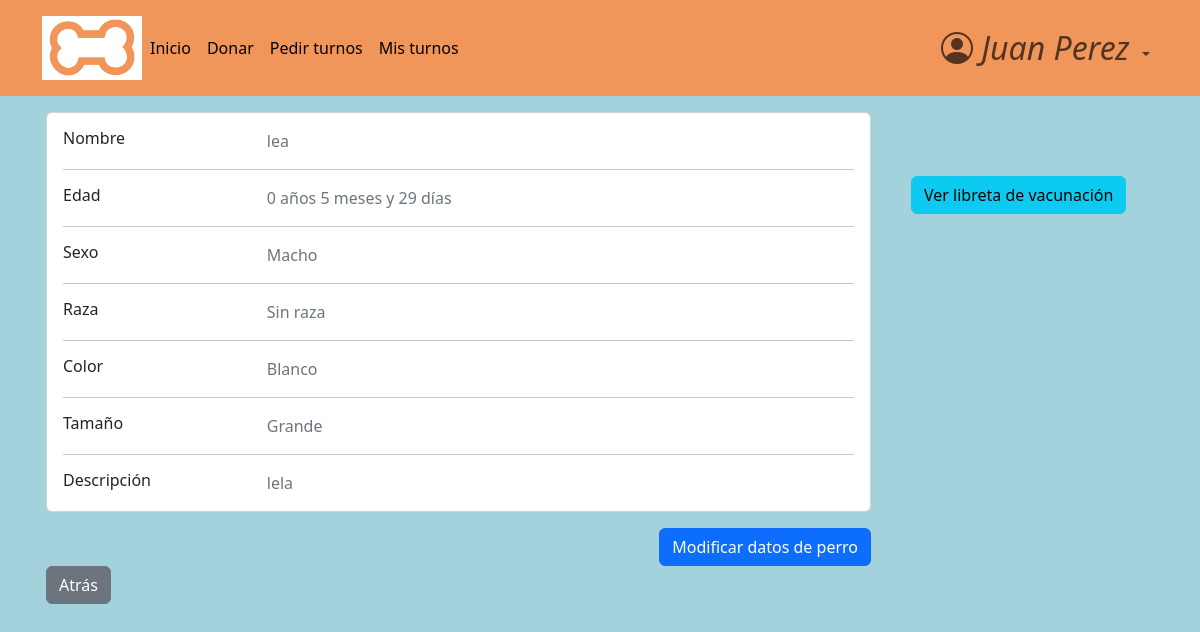
Screenshot of /dogs/dog_profile/2/1 (signed in) with the database file from the repository.
### accounts/models.py (models this page shows, shortened)
class CustomUser(AbstractBaseUser, PermissionsMixin):
    email = models.EmailField(
        verbose_name="email",
        unique=True,
        max_length=40,
        error_messages={"unique":'El mail ya se encuentra registrado. Por favor ingrese otro.'}
    )
    name = models.CharField(
        max_length=30
    )
    surname = models.CharField(
        max_length=30,
        blank=True,
        null=True
    )
    address = models.CharField(
        max_length=30,
        blank=True,
        null=True
    )
    telephone = models.SlugField(
        max_length=15,
        blank=True,
        null=True,
    )
    is_active = models.BooleanField(
        default=True,
    )
    is_staff = models.BooleanField(
        default=False,
    )
    is_admin = models.BooleanField(
        default=False,
    )
    last_login = models.DateTimeField(
        verbose_name="last login",
        default=datetime.datetime.now,
    )
    is_veterinario = models.BooleanField(
        default=False,
    )
    USERNAME_FIELD = "email"    #variable por la cual se ingresa, dice username pero seria como 'campo que representa el inicio de sesion'
    REQUIRED_FIELDS = ['name',]    #no permite registros si no tiene estos campos completos
    objects = CustomUserManager()
    def __str__(self):
        return self.name + ' ' + str(self.surname or '')

### dogs/models.py (models this page shows, shortened)
class Dog(models.Model):
    class Sex(models.TextChoices):
        macho = "Macho"
        hembra = "Hembra"
    class Breed(models.TextChoices):
        sin_raza = "Sin raza"
        coker = "Coker"
        pastor_aleman = "Pastor aleman"
        bulldog = "Bulldog"
        labrador = "Labrador"
        golden = "Golder"
        caniche = "Caniche"
        chihuahua = "Chihuahua"
        bulldog_frances = "Bulldog Frances"
        beagle = "Beagle"
        boxer = "Boxer"
        galgo = "Galgo"
        dalmata = "Dalmata"
        sharpei = "Shar pei"
    class Color(models.TextChoices):
        blanco = "Blanco"
        negro = "Negro"
        marron = "Marrón"
        blanco_y_negro = "Blanco y negro"
        otro = "Otro color"
    class Size(models.TextChoices):
        grande = "Grande"
        mediano = "Mediano"
        pequeño = "pequeño"
    name = models.CharField(
        max_length=30,
    )
    date_of_birth = models.DateField(
        null=True,
        validators=[MaxValueValidator(date.today, "La fecha de nacimiento del perro debe ser anterior a hoy")]
    )
    sex = models.CharField(
        max_length=10,
        choices=Sex.choices
    )
    breed = models.CharField(
        max_length=20,
        choices=Breed.choices
    )
    color = models.CharField(
        max_length=20,
        blank=True,
        choices=Color.choices,
        null=True,
    )
    size = models.CharField(
        max_length=10,
        null=True,
        blank=True,
        choices=Size.choices,
    )
    description = models.TextField(
        max_length=120,
        blank=True,
        null=True,
    )
    hidden = models.BooleanField(default=False)
    owner = models.ForeignKey(
        CustomUser,
        blank=True,
        on_delete=models.CASCADE,
        null=True
    )
    def calculate_age_year(self):
        today = date.today()
        return today.year - self.date_of_birth.year - ((today.month, today.day) < (self.date_of_birth.month, self.date_of_birth.day))
    def calculate_age_month(self):
        today = date.today()
        diff = relativedelta.relativedelta(today,self.date_of_birth)
        diff_in_months = diff.months + diff.years * 12
        years = self.calculate_age_year()
        return (diff_in_months - (12 * years))
    def calculate_age_days(self):
        today = date.today()
        diff = relativedelta.relativedelta(today,self.date_of_birth)
        return diff.days
    def calculate_age(self):
        f_años=self.calculate_age_year()
        f_meses=self.calculate_age_month()
        f_dias=self.calculate_age_days()
        if (f_años == 1):
            años= f"{f_años} año"
        else:
            años= f"{f_años} años"
        if (f_meses == 1):
            meses= f"{f_meses} mes"
        else:
            meses= f"{f_meses} meses"
        if (f_dias == 1):
            dias= f"{f_dias} día"
        else:
            dias= f"{f_dias} días"
        return años + " " + meses + " y " + dias

### dogs/views.py (the view)
# urls.py: path('dog_profile/<user_owner_id>/<dog_id>', views.dog_profile_view, name='dog_profile'),
@login_required
def dog_profile_view(request, dog_id, user_owner_id):
    dog = Dog.objects.get(pk=dog_id)
    user_owner = CustomUser.objects.get(pk=user_owner_id)
    context = {
        'dog': dog,
        'user_owner': user_owner,
    }
    return render(request, 'dog_profile.html', context)

### dogs/templates/dog_profile.html (shortened to what this page needs)
{% extends 'base.html' %}
{% block content %}
<head>
</head>
<main>
    <div class="container card-izq ">
        <div class="row row-1">
            <div class="col-md-9">
                <div class="card mb-3">
                    <div class="card-body">
                        <div class="row">
                            <div class="col-sm-3">
                            <h6 class="mb-0">Nombre</h6>
                        </div>
                        <div class="col-sm-9 text-secondary">
                            {{ dog.name }}
                        </div>
                    </div>
                    <hr>
                    <div class="row">
                        <div class="col-sm-3">
                            <h6 class="mb-0">Edad</h6>
                        </div>
                    <div class="col-sm-9 text-secondary">
                        {{ dog.calculate_age }}
                    </div>
                    </div>
                <hr>
                <div class="row">
                    <div class="col-sm-3">
                        <h6 class="mb-0">Sexo</h6>
                    </div>
                    <div class="col-sm-9 text-secondary">
                        {{ dog.sex }}
                    </div>
                </div>
                <hr>
                <div class="row">
                    <div class="col-sm-3">
                        <h6 class="mb-0">Raza</h6>
                    </div>
                    <div class="col-sm-9 text-secondary">
                        {{ dog.breed }}
                    </div>
                </div>
                <hr>
                <div class="row">
                    <div class="col-sm-3">
                        <h6 class="mb-0">Color</h6>
                    </div>
                    <div class="col-sm-9 text-secondary">
                        {{ dog.color }}
                    </div>
                </div>
                <hr>
                <div class="row">
                    <div class="col-sm-3">
                        <h6 class="mb-0">Tamaño</h6>
                    </div>
                    <div class="col-sm-9 text-secondary">
                        {{ dog.size }}
                    </div>
                </div>
                <hr>
                <div class="row">
                    <div class="col-sm-3">
                        <h6 class="mb-0">Descripción</h6>
                    </div>
                    <div class="col-sm-9 text-secondary">
                        {{ dog.description }}
                    </div>
                </div>
            </div>
        </div>
<div>
    <div class="text-right" >
        <a href="{% url 'dog_modification' dog_id=dog.id user_owner_id=user_owner.id %}" class="btn btn-primary">Modificar datos de perro</a>
    </div>
    <div class="text-left" >
        <a href="{% url 'profile' user_owner.id %}" class="btn btn-secondary">Atrás</a>
    </div>
    </div>
</div>
<div class="col-md-3">
    <div class="container card-izq " >
    </div>
    <div class="container card-izq " >
        <a href="{% url 'vaccinations' dog_id=dog.id client_id=user_owner.id %}" class="btn btn-info">Ver libreta de vacunación</a><br>
    </div>
</div>
</div>
</main>
{% endblock  %}

### pages/templates/base.html (shortened to what this page needs)
<!DOCTYPE html>
<html>
{% load static %}
<head>
    {% block css %}
        <link rel="stylesheet" href="https://cdn.jsdelivr.net/npm/bootstrap-icons@1.10.5/font/bootstrap-icons.css">
    <link href="https://cdn.jsdelivr.net/npm/bootstrap@5.3.0-alpha3/dist/css/bootstrap.min.css" rel="stylesheet">
    <link rel="stylesheet" href="{% static 'css/styles.css' %}">
    {% endblock css %}
</head>
<body>
    <header>
            <nav class="navbar navbar-expand-lg header-ar">
                <div class="container">
                    <img src="{% static 'media/Logo2.png' %}" width="100" height="64" alt="Descripción de la imagen" >
                    <div class="collapse navbar-collapse show " id="navbarBasic">
                        <ul class="navbar-nav me-auto mb-2 mb-lg-0">
                            <li class="nav-item">
                                <a class="nav-link active" aria-current="page" href="{% url 'home' %}">Inicio</a>
                            </li>
                            <li class="nav-item">
                                <a class="nav-link active" aria-current="page" href="{% url 'campaigns' %}">Donar</a>
                            </li>
                            {% if user.is_authenticated %}
                                {% if user.is_veterinario %}
                                    <li class="nav-item">
                                        <a class="nav-link active" aria-current="page" href="{% url 'list_users' %}">Lista de Clientes</a>
                                    </li>
                                    <li class="nav-item">
                                        <a class="nav-link active" aria-current="page" href="{% url 'client_registration' %}">Registrar cliente</a>
                                    </li>
                                    <li class="nav-item">
                                        <a class="nav-link active" aria-current="page" href="{% url 'shifts_panel'  %}">Turnos</a>
                                    </li>
                                    <li class="nav-item">
                                        <a class="nav-link active" aria-current="page" href="{% url 'calendar' user.id %}">Pedir turnos</a>
                                    </li>
                                    <li class="nav-item">
                                        <a class="nav-link active" aria-current="page" href="{% url 'guard_form'  %}">Registrar guardias</a>
                                    </li>
                                    <ul>
                                        <form class="d-flex" method=POST action="{% url 'search_user' %}">
                                            {% csrf_token %}
                                            <input type="search" class="form-control me-2" placeholder="Buscar Cliente" aria-label="Search" name="buscado">
                                            <button class="btn btn-outline-secondary" type="submit">Buscar</button>
                                        </form>
                                    </ul>
                                {% else %}
                                    <li class="nav-item">
                                        <a class="nav-link active" aria-current="page" href="{% url 'calendar' user.id %}">Pedir turnos</a>
                                    </li>
                                    <li class="nav-item">
                                        <a class="nav-link active" aria-current="page" href="{% url 'shifts_panel_user' user.id  %}">Mis turnos</a>
                                    </li>
                                {% endif %}
                                </ul>
                                    <ul class="navbar-nav mb-2 mb-lg-0 ">
                                        <li class="nav-item dropdown">
                                            <a class="nav-link dropdown-toggle icono-user" role="button" data-bs-toggle="dropdown" aria-expanded="False">
                                                {% if user.is_veterinario %}
                                                    <i class="bi bi-person-circle">
                                                        Veterinario
                                                    </i>
                                                {% else %}
                                                    <i class="bi bi-person-circle">
                                                        {{ user }}
                                                    </i>
                                                {% endif %}
                                            </a>
                                        </li>
                                    </ul>
                            {% endif %}
                </div>
            </div>
        </nav>
    </header>
{% block content %}
{% endblock content %}
</body>
</html>

### pages/static/css/styles.css (style rules this page uses)
html { box-sizing: border-box; font-size: 16px; scroll-behavior: smooth; }
body { margin: 0; padding: 0; overflow-x: hidden; background-color: #a4d2dc; }
a { text-decoration: none; }
.icono-user i { font-size: 2rem; }
.header-ar { background-color: #f0965b; padding: 1rem; }
.card-izq { margin-bottom: 1rem; padding: 1rem; }
.row-1 { margin-bottom: 3rem; }

### dogs/templates/dog_profile.html (style rules this page uses)
.text-right { text-align: right; }
.text-left { text-align: left; }

### rows the page displays
CustomUser: name+surname "Juan Perez"
Dog: name "lea", calculate_age "0 años 5 meses y 29 días", sex "Macho", breed "Sin raza", color "Blanco", size "Grande", description "lela"
